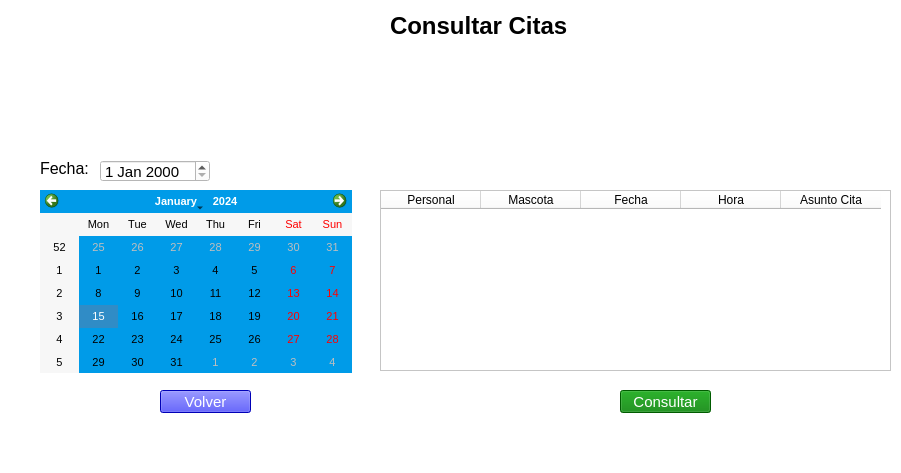
<?xml version="1.0" encoding="UTF-8"?>
<ui version="4.0">
 <class>consultarCita</class>
 <widget class="QMainWindow" name="consultarCita">
  <property name="geometry">
   <rect>
    <x>0</x>
    <y>0</y>
    <width>901</width>
    <height>473</height>
   </rect>
  </property>
  <property name="windowTitle">
   <string>MainWindow</string>
  </property>
  <property name="styleSheet">
   <string notr="true">background-color: rgb(255, 255, 255);</string>
  </property>
  <widget class="QWidget" name="centralwidget">
   <widget class="QLabel" name="label">
    <property name="geometry">
     <rect>
      <x>390</x>
      <y>10</y>
      <width>181</width>
      <height>31</height>
     </rect>
    </property>
    <property name="font">
     <font>
      <family>Arial</family>
      <pointsize>18</pointsize>
      <weight>75</weight>
      <bold>true</bold>
     </font>
    </property>
    <property name="text">
     <string>Consultar Citas</string>
    </property>
   </widget>
   <widget class="QLabel" name="label_2">
    <property name="geometry">
     <rect>
      <x>430</x>
      <y>50</y>
      <width>111</width>
      <height>101</height>
     </rect>
    </property>
    <property name="text">
     <string/>
    </property>
    <property name="pixmap">
     <pixmap>consultar.png</pixmap>
    </property>
    <property name="scaledContents">
     <bool>true</bool>
    </property>
   </widget>
   <widget class="QLabel" name="label_3">
    <property name="geometry">
     <rect>
      <x>40</x>
      <y>160</y>
      <width>51</width>
      <height>16</height>
     </rect>
    </property>
    <property name="font">
     <font>
      <family>Arial</family>
      <pointsize>12</pointsize>
     </font>
    </property>
    <property name="text">
     <string>Fecha:</string>
    </property>
   </widget>
   <widget class="QDateEdit" name="fecha">
    <property name="geometry">
     <rect>
      <x>100</x>
      <y>160</y>
      <width>110</width>
      <height>22</height>
     </rect>
    </property>
    <property name="font">
     <font>
      <family>Arial</family>
      <pointsize>11</pointsize>
     </font>
    </property>
   </widget>
   <widget class="QCalendarWidget" name="calendarWidget">
    <property name="geometry">
     <rect>
      <x>40</x>
      <y>190</y>
      <width>312</width>
      <height>183</height>
     </rect>
    </property>
    <property name="font">
     <font>
      <family>Arial</family>
      <pointsize>8</pointsize>
     </font>
    </property>
    <property name="styleSheet">
     <string notr="true">background-color: rgb(0, 155, 232);</string>
    </property>
   </widget>
   <widget class="QTableWidget" name="tableWidget">
    <property name="geometry">
     <rect>
      <x>380</x>
      <y>190</y>
      <width>511</width>
      <height>181</height>
     </rect>
    </property>
    <property name="font">
     <font>
      <family>Arial</family>
      <pointsize>11</pointsize>
     </font>
    </property>
    <column>
     <property name="text">
      <string>Personal</string>
     </property>
    </column>
    <column>
     <property name="text">
      <string>Mascota</string>
     </property>
    </column>
    <column>
     <property name="text">
      <string>Fecha</string>
     </property>
    </column>
    <column>
     <property name="text">
      <string>Hora</string>
     </property>
    </column>
    <column>
     <property name="text">
      <string>Asunto Cita</string>
     </property>
    </column>
   </widget>
   <widget class="QPushButton" name="volver">
    <property name="geometry">
     <rect>
      <x>160</x>
      <y>390</y>
      <width>91</width>
      <height>23</height>
     </rect>
    </property>
    <property name="font">
     <font>
      <family>Arial</family>
      <pointsize>11</pointsize>
     </font>
    </property>
    <property name="styleSheet">
     <string notr="true">color: rgb(255, 255, 255);
background-color: rgb(0, 0, 255);</string>
    </property>
    <property name="text">
     <string>Volver</string>
    </property>
   </widget>
   <widget class="QPushButton" name="consultar">
    <property name="geometry">
     <rect>
      <x>620</x>
      <y>390</y>
      <width>91</width>
      <height>23</height>
     </rect>
    </property>
    <property name="font">
     <font>
      <family>Arial</family>
      <pointsize>11</pointsize>
     </font>
    </property>
    <property name="styleSheet">
     <string notr="true">color: rgb(255, 255, 255);
background-color: rgb(0, 127, 0);</string>
    </property>
    <property name="text">
     <string>Consultar</string>
    </property>
   </widget>
  </widget>
  <widget class="QMenuBar" name="menubar">
   <property name="geometry">
    <rect>
     <x>0</x>
     <y>0</y>
     <width>901</width>
     <height>21</height>
    </rect>
   </property>
  </widget>
  <widget class="QStatusBar" name="statusbar"/>
 </widget>
 <resources/>
 <connections/>
</ui>
